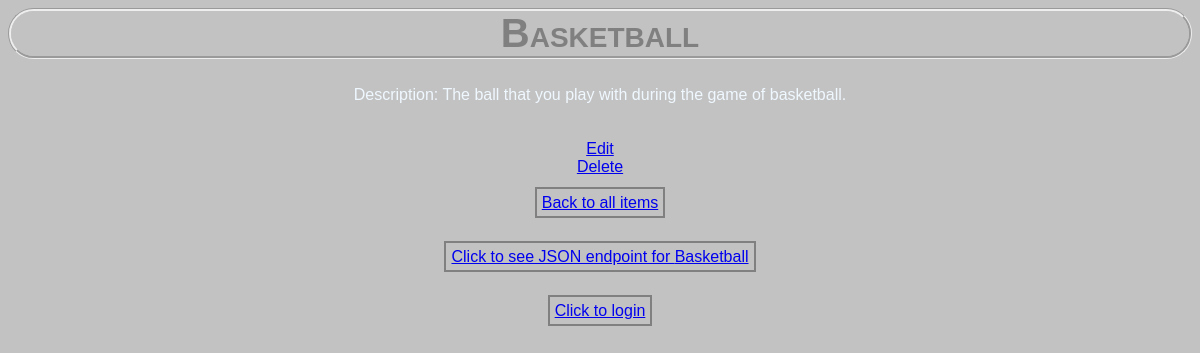
/category/2/4/description, run on the app's committed database.
### database_setup.py (models this page shows, shortened)
class Items(Base):
    __tablename__ = 'items'
    name = Column(String(80), nullable=False)
    id = Column(Integer, primary_key=True)
    description = Column(String(250))
    category_id = Column(Integer, ForeignKey('categories.id'))
    category = relationship(Categories)
    user_id = Column(Integer, ForeignKey('user.id'))
    user = relationship(User)

### application.py (the view)
@app.route('/category/<int:categories_id>/<int:item_id>/description')
def showCategoryItemDescription(categories_id, item_id):
    category = session.query(Categories).filter_by(id=categories_id).one()
    itemToDelete = session.query(Items).filter_by(id=item_id).one()
    return render_template(
        'showCategoryItemDescription.html',
        category=category,
        items=itemToDelete)

### templates/showCategoryItemDescription.html (shortened to what this page needs)
<html>
    <head>
        <link rel=stylesheet type=text/css href="{{url_for('static', filename='styles.css')}}">
    </head>
    <body>
        <h1>{{ items.name }}</h1>
        Description: {{items.description}}
    <a href='{{url_for('editCategoryItem', categories_id = category.id,
    item_id = items.id)}}'> Edit </a>
    <a href='{{url_for('deleteCategoryItem', categories_id = category.id,
    item_id = items.id)}}'> Delete </a>
    <a class="box" href='{{url_for('showCategoryItem', categories_id =
    category.id)}}'> Back to all items </a>
<a class="box" href='{{url_for('CategorySingleItemJSON', categories_id = category.id, item_id = items.id)}}'> Click to see JSON endpoint for {{ items.name }}</a>
    <a class="box" href='{{url_for('showLogin')}}'> Click to login </a>
    </body>
</html>

### static/styles.css (style rules this page uses)
body { font-family: sans-serif; background-color: #c2c2c2; color: aliceblue; text-align: center; }
h1 { color: gray; border-style: groove; border-radius: 50px; font-size: 40px; font-variant: small-caps; }
a.box { padding: 5px; border: 2px solid gray; }

### data on the page
Items: name "Basketball", description "The ball that you play with during the game of basketball."
